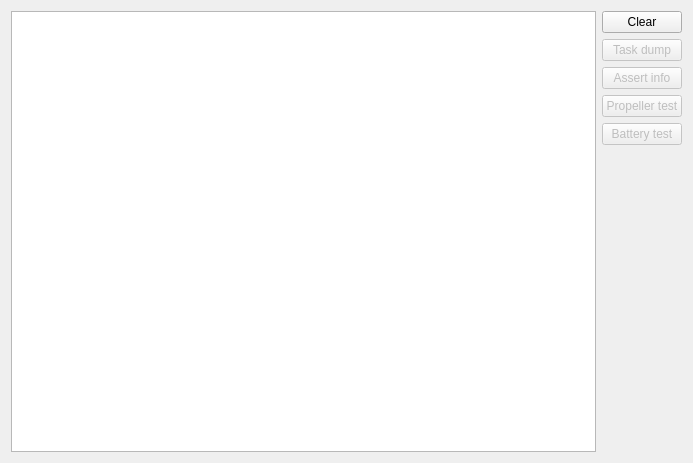
<?xml version="1.0" encoding="UTF-8"?>
<ui version="4.0">
 <class>Form</class>
 <widget class="QWidget" name="Form">
  <property name="geometry">
   <rect>
    <x>0</x>
    <y>0</y>
    <width>693</width>
    <height>463</height>
   </rect>
  </property>
  <property name="windowTitle">
   <string>Form</string>
  </property>
  <layout class="QHBoxLayout" name="horizontalLayout">
   <item>
    <layout class="QHBoxLayout" name="horizontalLayout_2">
     <item>
      <widget class="QTextEdit" name="console"/>
     </item>
     <item>
      <layout class="QVBoxLayout" name="verticalLayout">
       <item>
        <widget class="QPushButton" name="_clearButton">
         <property name="text">
          <string>Clear</string>
         </property>
        </widget>
       </item>
       <item>
        <widget class="QPushButton" name="_dumpSystemLoadButton">
         <property name="enabled">
          <bool>false</bool>
         </property>
         <property name="text">
          <string>Task dump</string>
         </property>
         <property name="checkable">
          <bool>false</bool>
         </property>
        </widget>
       </item>
       <item>
        <widget class="QPushButton" name="_dumpAssertInformation">
         <property name="enabled">
          <bool>false</bool>
         </property>
         <property name="text">
          <string>Assert info</string>
         </property>
        </widget>
       </item>
       <item>
        <widget class="QPushButton" name="_propellerTestButton">
         <property name="enabled">
          <bool>false</bool>
         </property>
         <property name="toolTip">
          <string>&lt;html&gt;&lt;head/&gt;&lt;body&gt;&lt;p&gt;&lt;span style=&quot; font-weight:600; font-style:italic;&quot;&gt;Experimental feature:&lt;/span&gt;&lt;span style=&quot; font-weight:600;&quot;&gt; Tests propellers and motors&lt;/span&gt;&lt;/p&gt;&lt;p&gt;Place the Crazyflie on a flat hard surface and run the propeller test.&lt;/p&gt;&lt;p&gt;The crazyflie will run the motors in sequence and beeps the motors that are above the vibration threshold.&lt;/p&gt;&lt;p&gt;The results are also printed on the console.&lt;/p&gt;&lt;/body&gt;&lt;/html&gt;</string>
         </property>
         <property name="text">
          <string>Propeller test</string>
         </property>
        </widget>
       </item>
       <item>
        <widget class="QPushButton" name="_batteryTestButton">
         <property name="enabled">
          <bool>false</bool>
         </property>
         <property name="toolTip">
          <string>&lt;html&gt;&lt;head/&gt;&lt;body&gt;&lt;p&gt;&lt;span style=&quot; font-weight:600; font-style:italic;&quot;&gt;Experimental feature:&lt;/span&gt;&lt;span style=&quot; font-weight:600;&quot;&gt; Test battery (power path)&lt;/span&gt;&lt;/p&gt;&lt;p&gt;This test will very shortly spin the motors at pull power and measure the voltage drop. This voltage drop should not be to high. If it is, the battery is probably bad, but it could also be the connector or other components in the power path that adds resistance.&lt;/p&gt;&lt;p&gt;The results are printed on the console and can be read from the health.batterySag and health.batteryPass log variables.&lt;/p&gt;&lt;p&gt;This feature is meant for the Crazyflie 2.X only and should probably not be used by e.g. Crazyflie Bolt or BigQuad. For them the test could even be dangerous.&lt;/p&gt;&lt;p&gt;&lt;br/&gt;&lt;/p&gt;&lt;p&gt;&lt;br/&gt;&lt;/p&gt;&lt;/body&gt;&lt;/html&gt;</string>
         </property>
         <property name="text">
          <string>Battery test</string>
         </property>
        </widget>
       </item>
       <item>
        <spacer name="verticalSpacer">
         <property name="orientation">
          <enum>Qt::Vertical</enum>
         </property>
         <property name="sizeHint" stdset="0">
          <size>
           <width>20</width>
           <height>40</height>
          </size>
         </property>
        </spacer>
       </item>
      </layout>
     </item>
    </layout>
   </item>
  </layout>
 </widget>
 <resources/>
 <connections/>
</ui>
